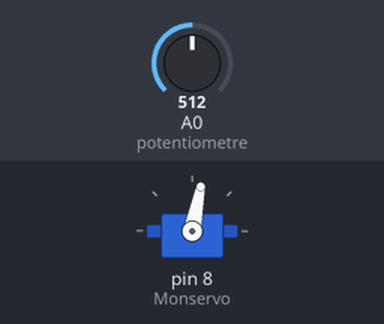
Simulated run of this sketch. Board: Arduino Uno, built with avr-gcc and run on an emulated ATmega328P. Shown: servo. The inputs (shaded band) are chosen by the test bench; at power-on: A0 (potentiometre) = 512.

Above: at 1.2 s.
1.3 s: A0 (potentiometre) set to 716
At 1.8 s:
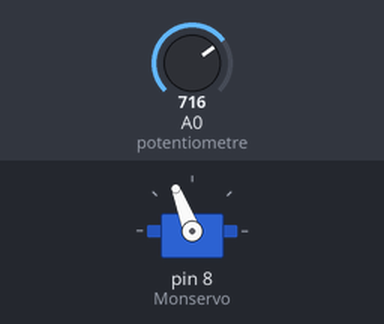
2.8 s: A0 (potentiometre) set to 900
At 3.8 s:
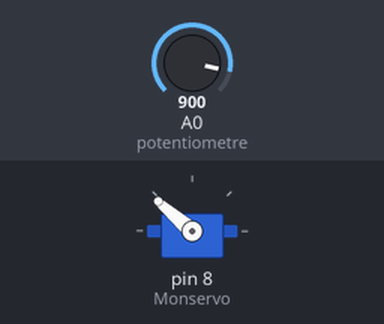
4.3 s: A0 (potentiometre) set to 1023
At 5.3 s:
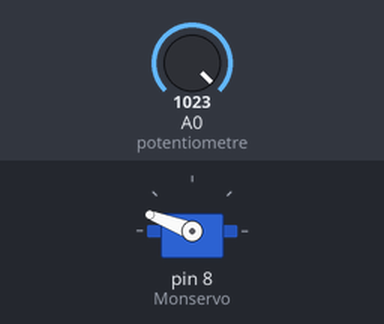
5.8 s: A0 (potentiometre) set to 306
At 6.1 s:
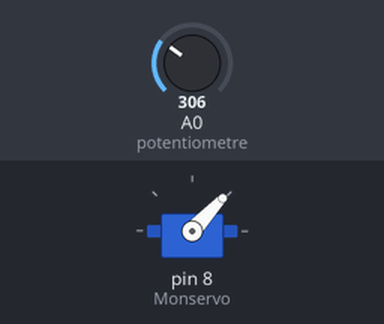
7.3 s: A0 (potentiometre) set to 122
At 8.5 s:
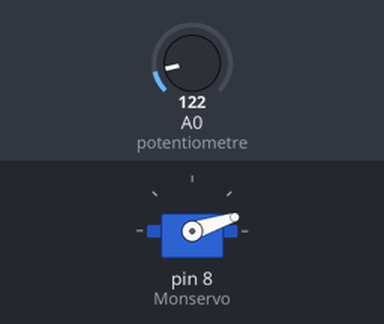
8.8 s: A0 (potentiometre) set to 511
At 9.6 s:
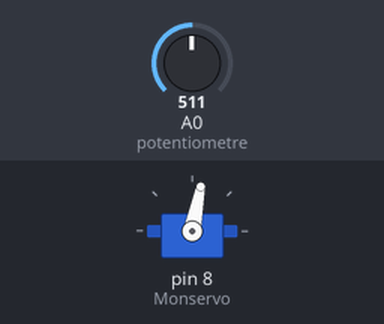
Timing chart, 0 to 11.3 s (numbered marks = the images above; inputs shaded):
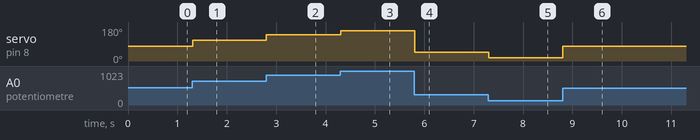

The sketch:

Test_Servomoteur.ino
```cpp
// program to test Servomoteur
// Mariem Fattoum
#include <Servo.h>
Servo Monservo; /**déclaration du servomoteur**/
 int valeur; /**valeur sur arduino**/
 int potentiometre= A0; /**potentiomètre loué à la pate mise sur la carte**/

void setup() {
 Monservo.attach (8); /**attachement du servo à la pin qui lui correspond**/
}

void loop() {
  valeur = analogRead (potentiometre); /** lecture de la valeur d'entrée du potentiometre**/
  valeur= map(valeur,0,1023,0,159); /** variation de l'angle du servomoteur**/
  Monservo.write (valeur); /** en écriture on demande au servo de prendre la valeur qu'on lui a associé**/
  delay(15); /**suspendre le programme pour une durée de 15 millisecondes **/
}
```

Measured:
- after the input at 1.3 s, servo on pin 8 (Monservo): 79° → 111° at once
- after the input at 2.8 s, servo on pin 8 (Monservo): 111° → 139° at once
- after the input at 4.3 s, servo on pin 8 (Monservo): 139° → 159° at once
- after the input at 5.8 s, servo on pin 8 (Monservo): 159° → 47° at once
- after the input at 7.3 s, servo on pin 8 (Monservo): 47° → 18° at once
- after the input at 8.8 s, servo on pin 8 (Monservo): 18° → 79° at once
